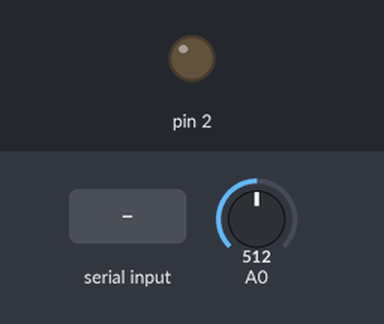
Recording of a sketch running on a simulated Arduino Uno, built with avr-gcc and run on an emulated ATmega328P. On the bench: output pins drawn as LEDs (lit = HIGH). The test bench sets the inputs (shaded band); at power-on: A0 = 512. What the sketch prints to the serial monitor is not drawn.

Above: at 1.2 s.
1.3 s: "A" received over Serial
At 1.6 s:
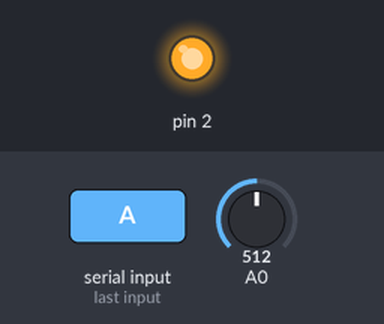
11.5 s: "S" received over Serial
At 11.8 s:
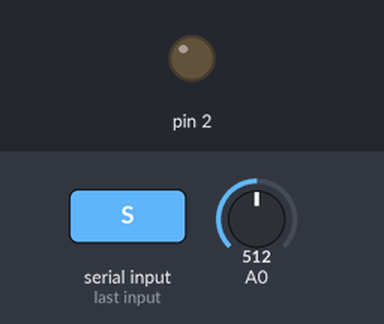
Timing chart, 0 to 14.5 s (numbered marks = the images above; inputs shaded):
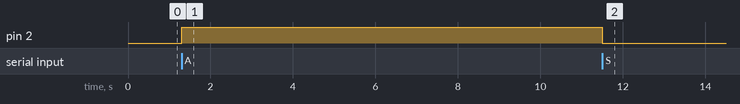

The sketch:

http_lab.ino
```cpp
unsigned long timestamp;

void setup() {
  // put your setup code here, to run once:
  Serial.begin(9600);
  timestamp = millis();
  pinMode(2,OUTPUT);
}

void loop() {
  // put your main code here, to run repeatedly:
  if (Serial.available())
    { int dato;
      dato = Serial.read();
      if (dato=='A') digitalWrite(2, HIGH);
      if (dato=='S') digitalWrite(2, LOW);
    }

  int dato1;
  int dato2;
  if (millis() - timestamp > 5000){
    dato1 = analogRead(0);
    // pacchetto dati
    // FF  2  dato1 FE
    Serial.write(0xFF);
    Serial.write(1);

    Serial.write(map(dato1,0,1023,0,253));

    Serial.write(0xFE);

    timestamp = millis();
  }
}
```

Measured:
- after the input at 1.3 s, pin 2: LOW → HIGH at once
- after the input at 11.5 s, pin 2: HIGH → LOW at once
